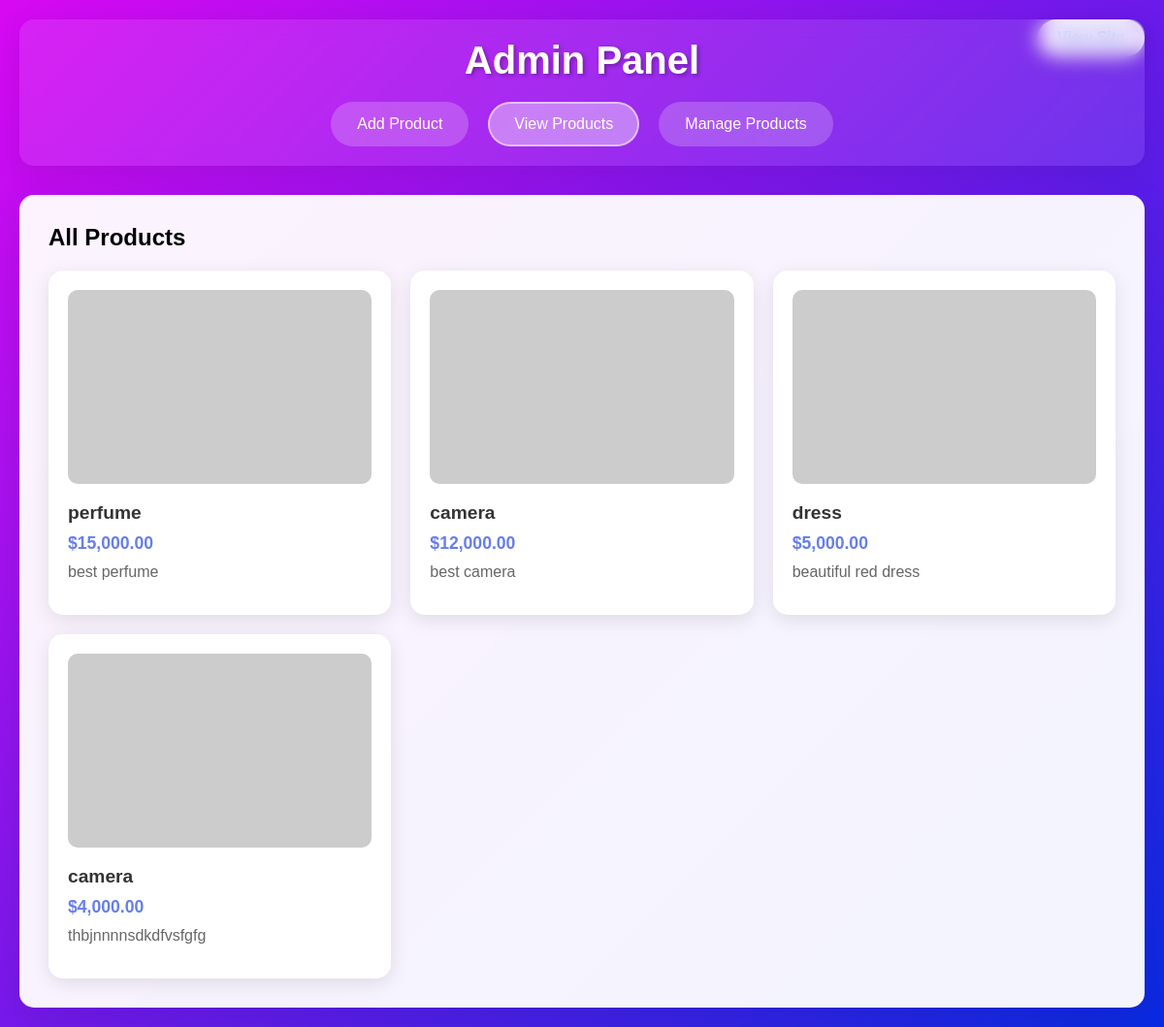
The page / on the database its author committed.
### tables this page shows
CREATE TABLE `products` (
  `id` int(11) NOT NULL,
  `name` varchar(100) DEFAULT NULL,
  `description` text DEFAULT NULL,
  `price` decimal(10,2) DEFAULT NULL,
  `image` varchar(255) DEFAULT NULL,
  `category` varchar(100) DEFAULT NULL,
  `stock` int(11) DEFAULT NULL
);

### index.php (the view, shortened to what this page needs)
<?php
$servername = "localhost";
$username = "root";
$password = "";
$dbname = "crud";
try {
    $pdo = new PDO("mysql:host=$servername;dbname=$dbname", $username, $password);
    $pdo->setAttribute(PDO::ATTR_ERRMODE, PDO::ERRMODE_EXCEPTION);
} catch(PDOException $e) {
    die("Connection failed: " . $e->getMessage());
}
$stmt = $pdo->query("SELECT * FROM products ORDER BY id DESC");
$products = $stmt->fetchAll(PDO::FETCH_ASSOC);
$edit_product = null;
$current_page = isset($_GET['page']) ? $_GET['page'] : 'view';
?>
<!DOCTYPE html>
<html lang="en">
<head>
</head>
<body>
    <a href="add.php" class="view-site-link" target="_blank">View Site</a>
    <div class="container">
        <div class="header">
            <h1>Admin Panel</h1>
            <div class="nav-links">
                <a href="?page=add" class="nav-link <?php echo $current_page == 'add' ? 'active' : ''; ?>"> Add Product</a>
                <a href="?page=view" class="nav-link <?php echo $current_page == 'view' ? 'active' : ''; ?>"> View Products</a>
                <a href="?page=manage" class="nav-link <?php echo $current_page == 'manage' ? 'active' : ''; ?>"> Manage Products</a>
            </div>
        </div>
        <div class="content">
            <?php if ($current_page == 'add' || $edit_product): ?>
                <h2><?php echo $edit_product ? 'Edit Product' : 'Add New Product'; ?></h2>
                <form method="POST" enctype="multipart/form-data">
                    <input type="hidden" name="action" value="<?php echo $edit_product ? 'edit' : 'add'; ?>">
                    <?php if ($edit_product): ?>
                        <input type="hidden" name="id" value="<?php echo $edit_product['id']; ?>">
                        <input type="hidden" name="current_image" value="<?php echo $edit_product['image']; ?>">
                    <?php endif; ?>
                    <div class="form-group">
                        <label>Product Name:</label>
                        <input type="text" name="name" value="<?php echo $edit_product ? $edit_product['name'] : ''; ?>" required>
                    </div>
                    <div class="form-group">
                        <label>Price:</label>
                        <input type="number" step="0.01" name="price" value="<?php echo $edit_product ? $edit_product['price'] : ''; ?>" required>
                    </div>
                    <div class="form-group">
                        <label>Description:</label>
                        <textarea name="description" rows="4" required><?php echo $edit_product ? $edit_product['description'] : ''; ?></textarea>
                    </div>
                    <div class="form-group">
                        <label>Choose Image:</label>
                        <input type="file" name="image" accept="image/*" <?php echo $edit_product ? '' : 'required'; ?>>
                        <?php if ($edit_product && $edit_product['image']): ?>
                            <div style="margin-top: 10px;">
                                <p>Current Image:</p>
                                <img src="uploads/<?php echo $edit_product['image']; ?>" alt="Current Image" style="max-width: 200px; max-height: 200px; border-radius: 8px;">
                            </div>
                        <?php endif; ?>
                    </div>
                    <button type="submit" class="btn"><?php echo $edit_product ? 'Update' : 'Add'; ?> Product</button>
                    <?php if ($edit_product): ?>
                        <a href="?page=manage" class="btn btn-warning">Cancel</a>
                    <?php endif; ?>
                </form>
            <?php elseif ($current_page == 'view'): ?>
                <h2>All Products</h2>
                <div class="products-grid">
                    <?php foreach ($products as $product): ?>
                        <div class="product-card">
                            <img src="uploads/<?php echo htmlspecialchars($product['image']); ?>"
                                 alt="<?php echo htmlspecialchars($product['name']); ?>"
                                 class="product-image"
                                 onerror="this.src='https://via.placeholder.com/300x200/667eea/white?text=No+Image'">
                            <div class="product-name"><?php echo htmlspecialchars($product['name']); ?></div>
                            <div class="product-price">$<?php echo number_format($product['price'], 2); ?></div>
                            <div class="product-description"><?php echo htmlspecialchars($product['description']); ?></div>
                        </div>
                    <?php endforeach; ?>
                </div>
            <?php endif; ?>
        </div>
    </div>
</body>
</html>

### index.php (style rules this page uses)
* { margin: 0; padding: 0; box-sizing: border-box; }
body { font-family: 'Arial', sans-serif; background: linear-gradient(135deg, #d809f3ff 0%, #092ae3ff 100%); min-height: 100vh; }
.container { max-width: 1200px; margin: 0 auto; padding: 20px; }
.header { background: rgba(255, 255, 255, 0.1); backdrop-filter: blur(10px); padding: 20px; border-radius: 15px; margin-bottom: 30px; box-shadow: 0 8px 32px rgba(0, 0, 0, 0.1); }
.header h1 { color: white; text-align: center; margin-bottom: 20px; font-size: 2.5em; text-shadow: 2px 2px 4px rgba(0, 0, 0, 0.3); }
.nav-links { display: flex; justify-content: center; gap: 20px; flex-wrap: wrap; }
.nav-link { padding: 12px 25px; background: rgba(255, 255, 255, 0.2); color: white; text-decoration: none; border-radius: 25px; transition: all 0.3s ease; font-weight: 500; border: 2px solid transparent; }
.nav-link.active { background: rgba(255, 255, 255, 0.4); border-color: rgba(255, 255, 255, 0.5); }
.content { background: rgba(255, 255, 255, 0.95); padding: 30px; border-radius: 15px; box-shadow: 0 10px 40px rgba(0, 0, 0, 0.1); }
.products-grid { display: grid; grid-template-columns: repeat(auto-fill, minmax(300px, 1fr)); gap: 20px; margin-top: 20px; }
.product-card { background: white; border-radius: 15px; padding: 20px; box-shadow: 0 5px 20px rgba(0, 0, 0, 0.1); transition: transform 0.3s ease; }
.product-image { width: 100%; height: 200px; object-fit: cover; border-radius: 10px; margin-bottom: 15px; }
.product-name { font-size: 1.2em; font-weight: 600; color: #333; margin-bottom: 10px; }
.product-price { font-size: 1.1em; color: #667eea; font-weight: 600; margin-bottom: 10px; }
.product-description { color: #666; margin-bottom: 15px; }
.view-site-link { position: fixed; top: 20px; right: 20px; background: rgba(255, 255, 255, 0.9); color: #667eea; padding: 10px 20px; border-radius: 25px; text-decoration: none; font-weight: 600; box-shadow: 0 5px 15px rgba(0, 0, 0, 0.1); transition: all 0.3s ease; }

### rows shown on the page
products: name "perfume", price "15,000.00", description "best perfume"
products: name "camera", price "12,000.00", description "best camera"
products: name "dress", price "5,000.00", description "beautiful red dress"
products: name "camera", price "4,000.00", description "thbjnnnnsdkdfvsfgfg"
